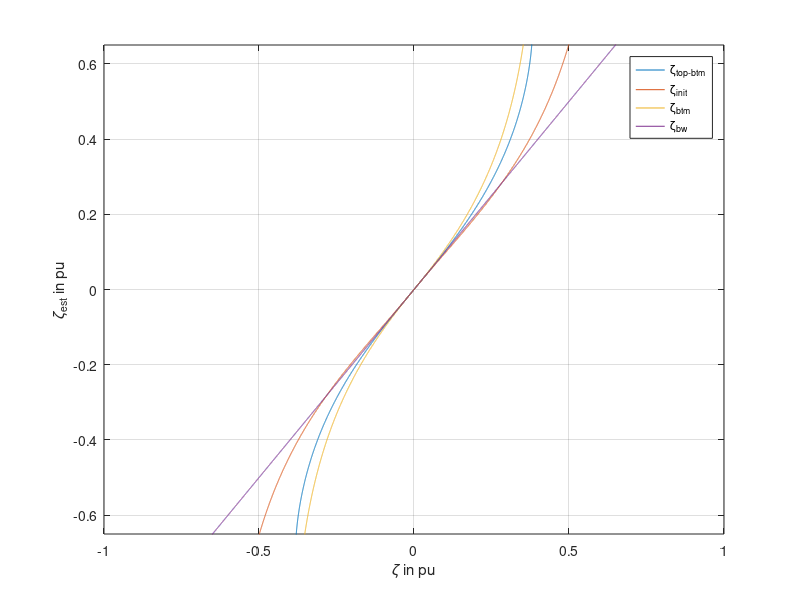

This chart was generated by the following MATLAB code:
%% symbolic analysis

if 0
syms w s D_sym wn_sym wn zeta Ro(w) Xo(w) D GoM(w) R L
Ykk_sym = ((j*w)^2 + 2*D_sym*wn_sym*j*w + wn_sym^2) / wn_sym^2;
Zm_sym = inv(Ykk_sym);
Rm_sym = wn_sym^2*(wn_sym^2-w^2) / ((wn_sym^2-w^2)^2 + (2*D_sym*wn_sym*w)^2);
Xm_sym = -2*D_sym*wn_sym^3*w / ((wn_sym^2-w^2)^2 + (2*D_sym*wn_sym*w)^2);
Xm_sym = (wn_sym^2-w^2)^2 + (2*D_sym*wn_sym*w)^2;
dX_dw = diff(Xm_sym,w);

Rmw = ( (wn^2-w^2)*Ro(w)+2*D*wn*w*Xo(w) )*wn^2 / ((wn^2-w^2)^2 + (2*D*wn*w)^2);
Xmw = (-2*D*wn*w*Ro(w)+(wn^2-w^2)*Xo(w) )*wn^2 / ((wn^2-w^2)^2 + (2*D*wn*w)^2);

dRmw_dw = diff(Rmw,w),
dXmw_dw = diff(Xmw,w),

YmMag = ((wn^2-w^2)^2+(2*D*wn*w)^2)/wn^2/GoM(w);
ZmMag = sqrt(R^2+w^2*L^2) *wn^2 / sqrt((wn^2-w^2)^2 + (2*D*wn*w)^2);
ZmMag = sqrt(Ro(w)^2+Xo(w)^2) *wn^2 / sqrt((wn^2-w^2)^2 + (2*D*wn*w)^2);
%ZmMag = R*wn^2 / sqrt((wn^2-w^2)^2 + (2*D*wn*w)^2);
dYmMag_dw = diff(YmMag,w),
dZmMag_dw = diff(ZmMag,w),

poly = w^4 - (1-2*zeta^2)*wn^2*w^2 + (1-8*(1-zeta^2)*zeta^2)*wn^4;
solve(poly,w);

zeta = [0.1 0.2 0.3 0.4 0.5];
zeta_sim = [0.1 0.194 0.3 0.44 0.45];
wk_sim = [0.99 0.96 0.905 0.825 0.705];
wk_sim_zeta_ref = wk_sim .* sqrt(1-zeta.^2)./sqrt(1-2*zeta.^2);
wk_sim_zeta_sim = wk_sim .* sqrt(1-zeta_sim.^2)./sqrt(1-2*zeta_sim.^2);

return,

end

x = 1/sqrt(2);
%x = 0.99999;
c_zm = 4/(x^2);
zeta = -0.707:0.0001:0.707;
wk = sqrt( 1-2.*zeta.^2);
w_k1 = sqrt( 1-2.*zeta.^2 + abs(zeta).*sqrt((c_zm-4).*(1-zeta.^2)) );
%zeta2 = -0.3827:0.0001:0.3827;
w_k2 = sqrt( 1-2.*zeta.^2 - abs(zeta).*sqrt((c_zm-4).*(1-zeta.^2)) );
%size(zeta), size(w_k1), size(w_k2),

%subplot(1,2,1)
plot(zeta, w_k1, zeta, w_k2, zeta, 2*wk-w_k1,'--'),legend on
xlabel('{\it\zeta} in pu'), ylabel('\omega / \omega_n');
legend('\omega_k+','\omega_k-','\omega_k- (fitted)')

w_k22 = sqrt( 1-2.*zeta.^2 - 2.*abs(zeta).*sqrt(1-zeta.^2));
w_k22 = w_k2;
bw = (w_k1-w_k22);
bw_top = 2.*(w_k1-wk);
bw_btm = 2.*(wk-w_k22);
x=0;
for zeta_cur = -0.707:0.0001:0.707
    x=x+1;
    bw_cmp(x) = min([2*(w_k1(x)-wk(x)) 2*(wk(x)-w_k22(x)) (w_k1(x)-w_k22(x))]);
end
%size(zeta), size(bw), size(bw_cmp),

%subplot(1,2,2)
%% sign of zeta to consider
zeta_bw = sign(zeta).*bw./(2.*wk);
zeta_top =sign(zeta).*bw_top./(2.*wk);
zeta_btm = sign(zeta).*bw_btm./(2.*wk);
%zeta_cmp = sign(zeta).*bw_cmp./(2.*wk);
zeta_cmp = bw_cmp./(2.*wk);
zeta_cmp2 = sign(zeta).*sqrt( 0.5 - 0.5./sqrt(((zeta_cmp+1).^2-1).^2+1) );
%semilogy(zeta, zeta_zm1, zeta, zeta_zm2)
plot( zeta, zeta_bw, zeta, zeta_top, zeta, zeta_btm, zeta, zeta_cmp2), grid on
xlabel('{\it\zeta} in pu'), ylabel('{\it\zeta}_e_s_t in pu');
legend('\zeta_t_o_p_-_b_t_m','\zeta_i_n_i_t','\zeta_b_t_m','\zeta_b_w'), ylim([-0.65 0.65]), 

% subplot(1,3,3)
% [fittedcurve,gof] = fit(zeta.', zeta_zm2.', 'poly2')
% plot(fittedcurve, zeta.', zeta_zm2.'), ylim([-1 1]),
% legend('Location','NorthWest');


return,
zeta_vec = [0.1 0.2 0.3 0.4 0.5 0.6 0.7 0.8 0.9];
for k=1:1:length(zeta_vec)
    zeta = zeta_vec(k);
    fn = 0.01:0.01:1000;
    wn = 2*pi.*fn; % rad/s
    R_zeta = 1 ./ (4 - 3*zeta.^2);
    dXm_dw = -2./((4-3*zeta.^2).*zeta.*wn) + 8 * sqrt(1-zeta.^2) ./ ((4-3*zeta.^2).^2.*zeta.*wn.^2);
    zeta_sign = sign(-R_zeta .* dXm_dw) .* zeta;
    %plot(zeta,zeta_sign),grid on
    semilogx(fn,zeta_sign),grid on,hold on
end
xlabel('Natural frequency {\it f}_n in Hz'),
%xlabel('{\it\zeta} - Time-domain'),
ylabel(['Extracted {\it\zeta}']);
title('Considering only the sign of the extracted damping')
ylim([-2 2]),
legend('\zeta = 0.1','\zeta = 0.2','\zeta = 0.3','\zeta = 0.4','\zeta = 0.5','\zeta = 0.6','\zeta = 0.7','\zeta = 0.8','\zeta = 0.9')